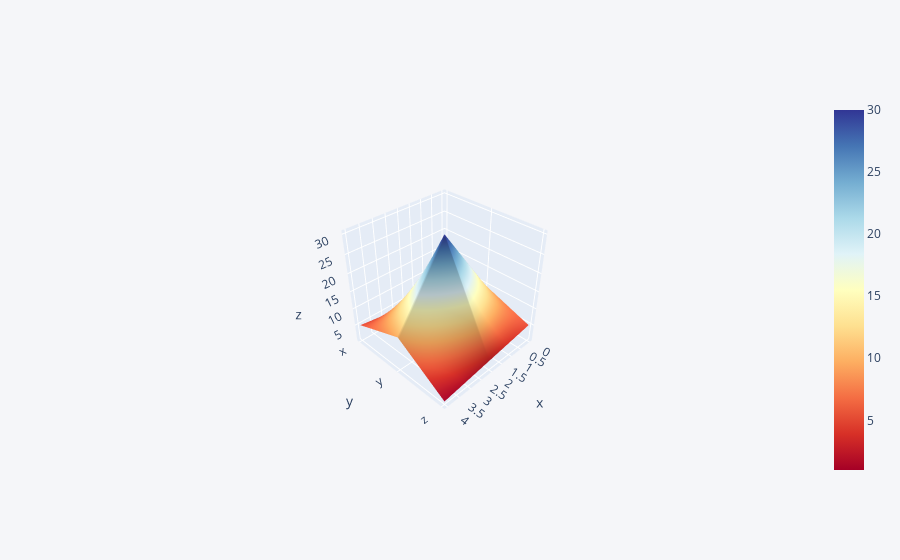

The notebook cell saved with this chart:
### Markdown cell above
## 3d Surface

### Code cell
df3 = pd.DataFrame({'x':[1,2,3,4,5],'y':[10,20,30,20,10],'z':[5,4,3,2,1]})
df3.iplot(kind='surface',colorscale='rdylbu')

### Figure 1 — Plotly figure (JSON) as saved in the notebook; plotly's stock layout.template omitted (floating-point values rounded to 4 significant figures)
{"data": [{"colorscale": [[0, "rgb(165,0,38)"], [0.1, "rgb(215,48,39)"], [0.2, "rgb(244,109,67)"], [0.3, "rgb(253,174,97)"], [0.4, "rgb(254,224,144)"], [0.5, "rgb(255,255,191)"], [0.6, "rgb(224,243,248)"], [0.7, "rgb(171,217,233)"], [0.8, "rgb(116,173,209)"], [0.9, "rgb(69,117,180)"], [1, "rgb(49,54,149)"]], "type": "surface", "x": [0, 1, 2, 3, 4], "y": ["x", "y", "z"], "z": [[1, 2, 3, 4, 5], [10, 20, 30, 20, 10], [5, 4, 3, 2, 1]]}], "layout": {"autosize": true, "legend": {"bgcolor": "#F5F6F9", "font": {"color": "#4D5663"}}, "paper_bgcolor": "#F5F6F9", "plot_bgcolor": "#F5F6F9", "scene": {"aspectmode": "auto", "aspectratio": {"x": 1, "y": 1, "z": 1}, "camera": {"center": {"x": 0, "y": 0, "z": 0}, "eye": {"x": 1.982, "y": 1.982, "z": 1.982}, "projection": {"type": "perspective"}, "up": {"x": 0, "y": 0, "z": 1}}}, "title": {"font": {"color": "#4D5663"}}, "xaxis": {"gridcolor": "#E1E5ED", "showgrid": true, "tickfont": {"color": "#4D5663"}, "title": {"font": {"color": "#4D5663"}, "text": ""}, "zerolinecolor": "#E1E5ED"}, "yaxis": {"gridcolor": "#E1E5ED", "showgrid": true, "tickfont": {"color": "#4D5663"}, "title": {"font": {"color": "#4D5663"}, "text": ""}, "zerolinecolor": "#E1E5ED"}}}
